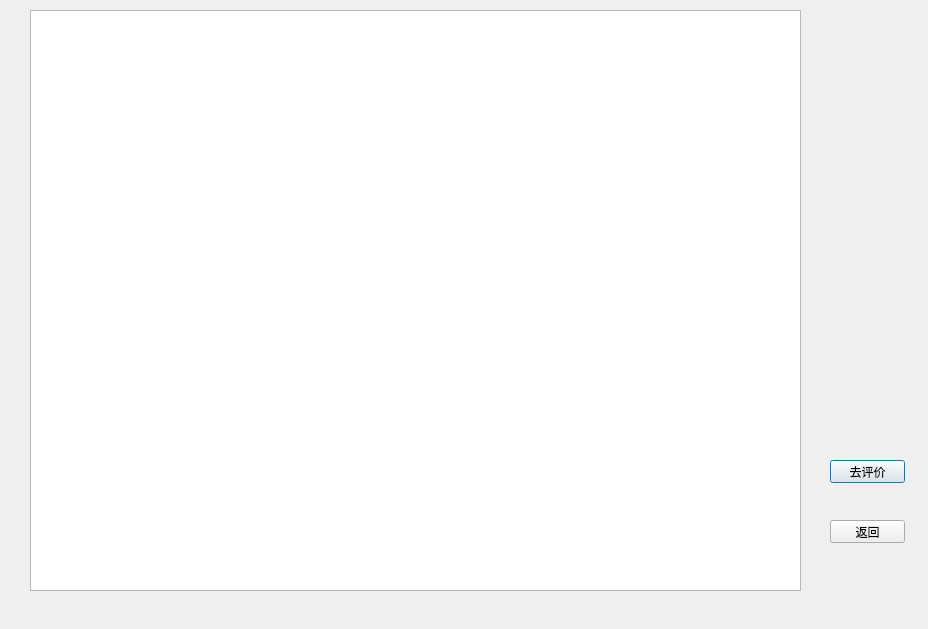
<?xml version="1.0" encoding="UTF-8"?>
<ui version="4.0">
 <class>CustomerUsedOrderDialog</class>
 <widget class="QDialog" name="CustomerUsedOrderDialog">
  <property name="geometry">
   <rect>
    <x>0</x>
    <y>0</y>
    <width>928</width>
    <height>629</height>
   </rect>
  </property>
  <property name="windowTitle">
   <string>Dialog</string>
  </property>
  <widget class="QTableWidget" name="tableWidget">
   <property name="geometry">
    <rect>
     <x>30</x>
     <y>10</y>
     <width>771</width>
     <height>581</height>
    </rect>
   </property>
  </widget>
  <widget class="QPushButton" name="pushButton">
   <property name="geometry">
    <rect>
     <x>830</x>
     <y>460</y>
     <width>75</width>
     <height>23</height>
    </rect>
   </property>
   <property name="text">
    <string>去评价</string>
   </property>
  </widget>
  <widget class="QPushButton" name="pushButton_2">
   <property name="geometry">
    <rect>
     <x>830</x>
     <y>520</y>
     <width>75</width>
     <height>23</height>
    </rect>
   </property>
   <property name="text">
    <string>返回</string>
   </property>
  </widget>
 </widget>
 <resources/>
 <connections/>
</ui>
